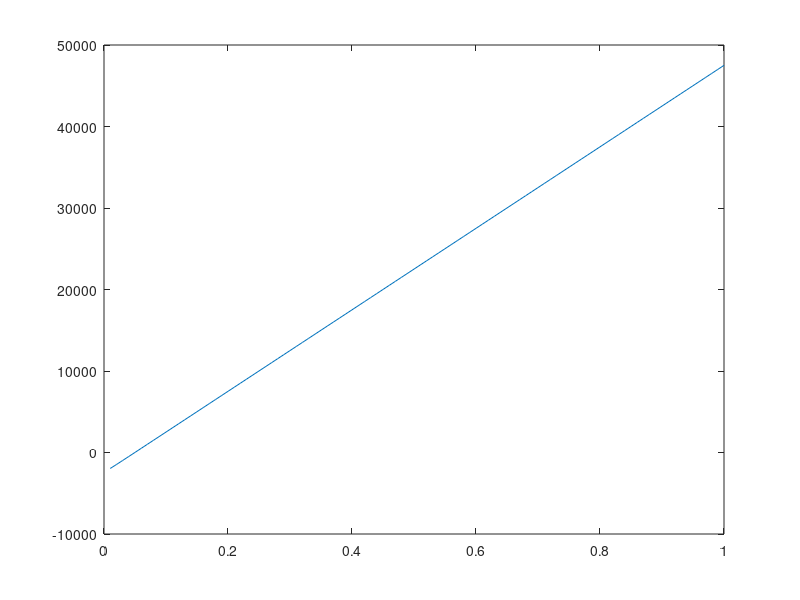

This figure's MATLAB source:
%Bach Phan
%Problem 2
function Volume = gas()
V_ideal = ideal_gas();
%calculate ideal gas
disp('ideal gas');
disp(V_ideal);

V = 0:0.01:1;
eqn = arrayfun(@non_ideal_gas, V);
plot(V, eqn);
%find the root near V ideal
V_non_ideal = fzero(@non_ideal_gas, V_ideal);
disp('non ideal gas');
disp(V_non_ideal);
Volume = [V_ideal, V_non_ideal];
end

function V = ideal_gas()
P = 5*10^4;
T =300;
n = 1;
R = 8.3145;
%formula of the ideal gas law
V = n*R*T/P;
end

function eqn = non_ideal_gas(V)
a = .3643;
b = 4.27*10^-5;
P = 5*10^4;
T =300;
n = 1;
R = 8.3145;
%equation of non-ideal gas law when I move the rhs to the lhs
eqn = (P + a.*(n./V).^2)*(V-b*n) - n*R*T;
end
